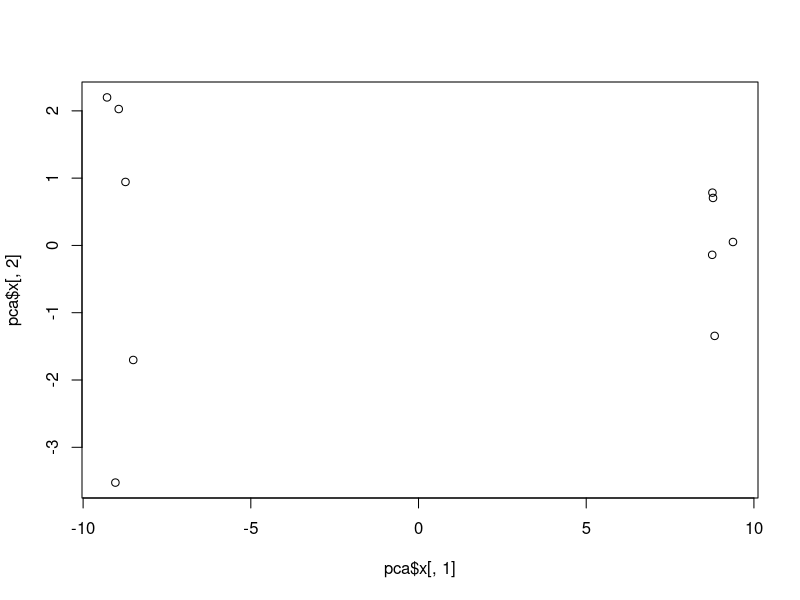
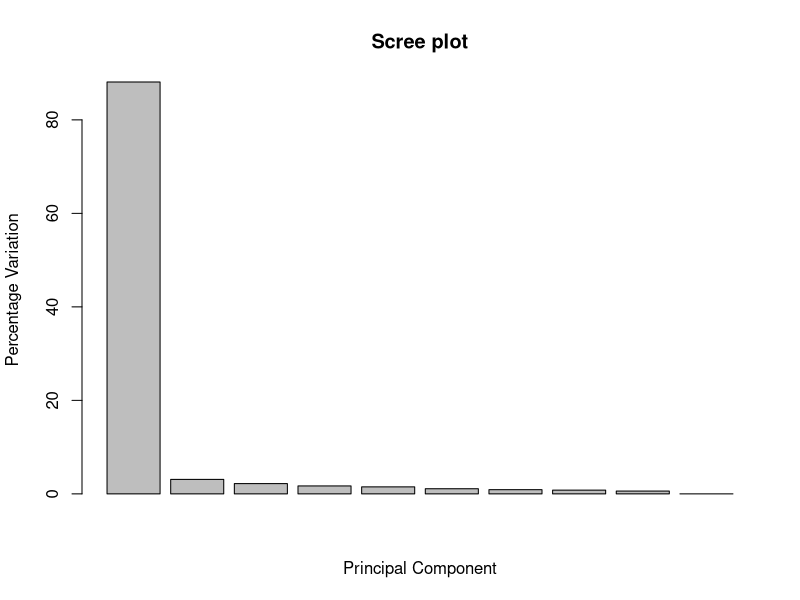
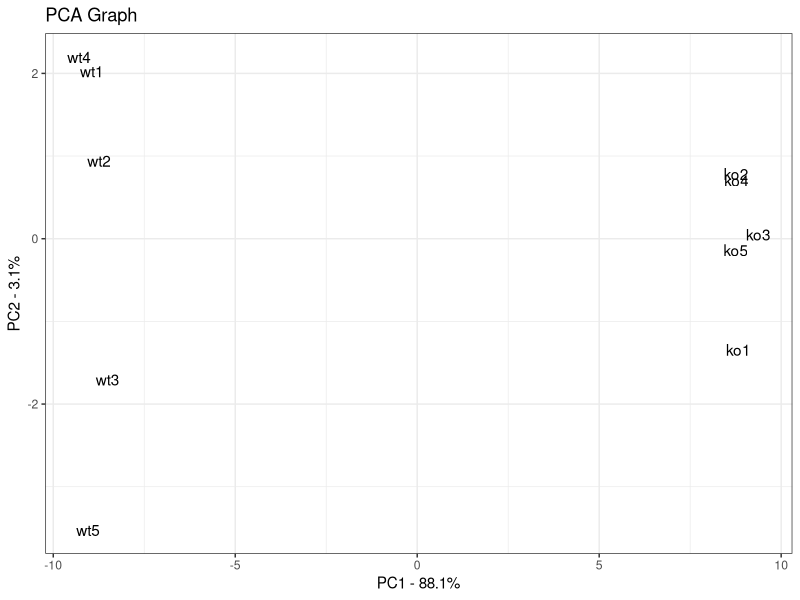

The R source for these figures, in order:
## ---- chunk 1
data.matrix <- matrix(nrow = 100, ncol = 10)

# name the samples
colnames(data.matrix) <- c( # combines the two vectors, assign them as clumn names
  paste0("wt", 1:5), # creates wt1...wt5
  paste0("ko", 1:5) # creates ko1...ko5
)

# name the genes
rownames(data.matrix) <- paste0("gene", 1:100)

# give the fake genes fake read counts
for (i in 1:100) {
  wt.values <- rpois(5, lambda = sample(x = 10:1000, size = 1))
  ko.values <- rpois(5, lambda = sample(x = 10:1000, size = 1))

  data.matrix[i,] <- c(wt.values, ko.values)
}

head(data.matrix)
## ---- chunk 2
pca <- prcomp(t(data.matrix), scale = TRUE)
plot(pca$x[,1], pca$x[,2])

# Calculate variation
pca.var <- pca$sdev^2

# Calculate the percentages
pca.var.per <- round(pca.var/sum(pca.var)*100, 1)

# Plot the percentages
barplot(pca.var.per, main = "Scree plot", xlab = "Principal Component", ylab = "Percentage Variation")

library(ggplot2)

pca.data <- data.frame(Sample=rownames(pca$x),
                       X=pca$x[,1],
                       Y=pca$x[,2])
pca.data

ggplot(data = pca.data, aes(x=X, y=Y, label=Sample)) +
        geom_text() +
        xlab(paste0("PC1 - ", pca.var.per[1], "%")) +
        ylab(paste0("PC2 - ", pca.var.per[2], "%")) +
        theme_bw() +
        ggtitle("PCA Graph")

# Loadinf scores
loading_scores <- pca$rotation[,1]
gene_scores <- abs(loading_scores)
gene_scores_ranked <- sort(gene_scores, decreasing = TRUE)
top_10_genes <- names(gene_scores_ranked[1:10])

top_10_genes

pca$rotation[top_10_genes, 1] # show the scores (now with +/- sign)
